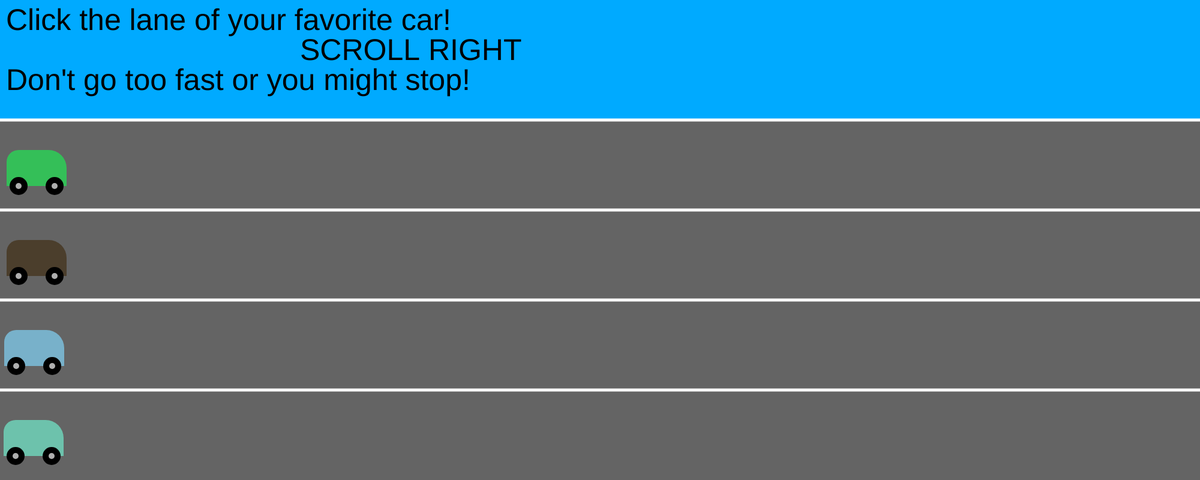
Frame 1 (no input)
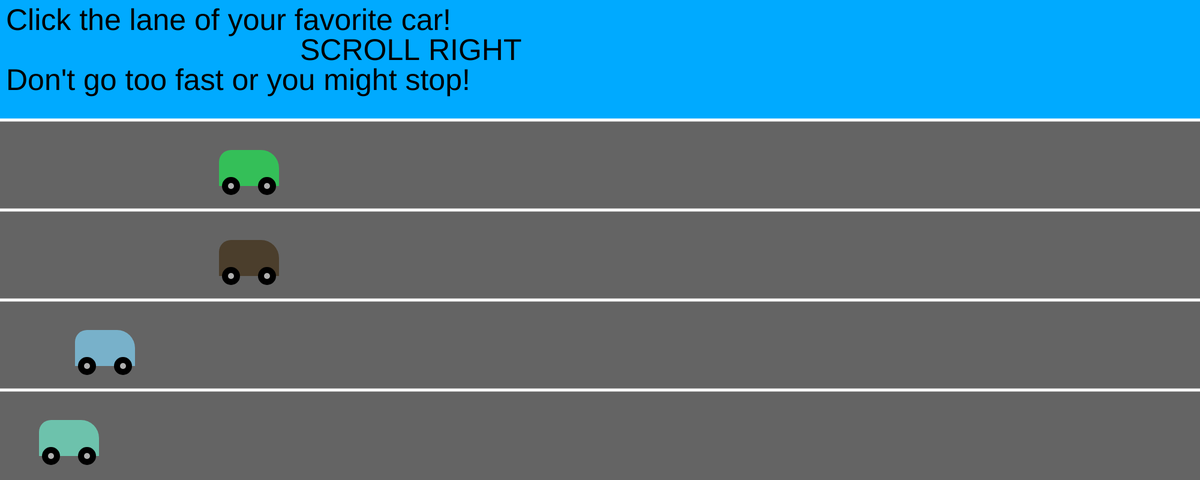
Frame 60 (no input)
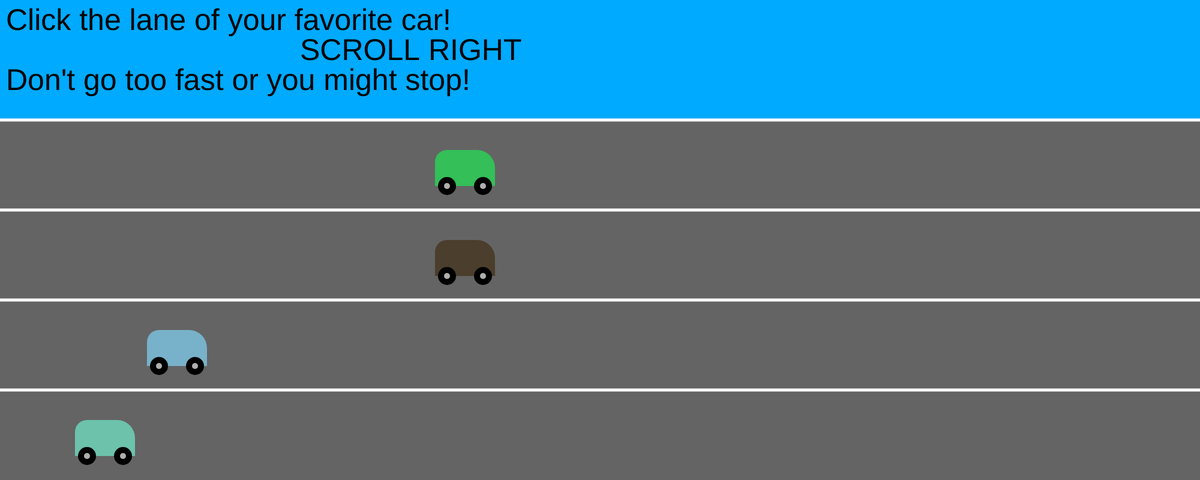
Frame 120 (the mouse pressed at the canvas centre since frame 60)

The p5.js sketch that drew these frames (run headless with seeded random() and noise() and a simulated clock; from frame 60 on, the mouse is pressed at the canvas centre):

// p5.js sketch
// ── sketch.js
var car, car2, car3, car4

function setup() {
  createCanvas(2000, 800)

  car = new Car (int(random(1, 8)),5, 250, 100, 60, 20, 100, 0, int(random(0, 255)), int(random(0, 255)), int(random(0, 255)));
  car2 = new Car (int(random(1, 8)),5, 400, 100, 60, 20, 100, 0, int(random(0, 255)), int(random(0, 255)), int(random(0, 255)));
  car3 = new Car (int(random(1, 8)),5, 550, 100, 60, 20, 100, 0, int(random(0, 255)), int(random(0, 255)), int(random(0, 255)));
  car4 = new Car (int(random(1, 8)),5, 700, 100, 60, 20, 100, 0, int(random(0, 255)), int(random(0, 255)), int(random(0, 255)));
}

function draw() {
  background(100);
  noStroke();
  fill (0,170, 255);
  rect (0,0, 2000, 200);
  fill(0);
  textSize(50);
  text("Click the lane of your favorite car!", 10, 50);
  text ("SCROLL RIGHT", 500, 100)
  text("Don't go too fast or you might stop!", 10, 150);
  stroke (255);
  strokeWeight(5);
  line (0,200, 2000, 200);
  line (0,350, 2000, 350);
  line (0,500, 2000, 500);
  line (0,650, 2000, 650);
  car.move();  
  car2.move();
  car3.move();
  car4.move();
  
  if (car.x + 90 > 2000){
    fill(0);
    rect (0,0, width, height);
    stroke(255);
    fill(255);
    textSize(350);
    text ("Car 1 Wins!", 50, 400);
  }
  if (car2.x + 90 > 2000){
    fill(0);
    rect (0,0, width, height);
    stroke(255);
    fill(255);
    textSize(350);
    text ("Car 2 Wins!", 50, 400);
  }
  if (car3.x + 90 > 2000){
    fill(0);
    rect (0,0, width, height);
    stroke(255);
    fill(255);
    textSize(350);
    text ("Car 3 Wins!", 50, 400);
  }
  if (car4.x + 90 > 2000){
    fill(0);
    rect (0,0, width, height);
    stroke(255);
    fill(255);
    textSize(350);
    text ("Car 4 Wins!", 50, 400);
  }
}

function Car(tempSpeed, x, y, sizeX, sizeY, curve1, curve2, curve3, r, g, b ) {

  this.speed = tempSpeed;
  this.x = x;
  this.y = y;
  this.sizeX = sizeX;
  this.sizeY = sizeY;
  this.curve1 = curve1;
  this.curve2 = curve2;
   this.curve3 = curve3;
  this.r = r;
  this.g = g;
  this.b = b;

this.move = function(){
  this.x += this.speed;
  noStroke();
  fill(this.r, this.g, this.b);
  rect (this.x, this.y, this.sizeX, this.sizeY, this.curve1, this.curve2, this.curve3);
  fill(0);
  circle (this.x+20, this.y +60, 30);
  fill(175);
  circle (this.x+20, this.y +60, 10);
  fill(0);
  circle (this.x+80, this.y +60, 30);
  fill(175);
  circle (this.x+80, this.y +60, 10);
}
}

function mouseReleased(){
  if ( mouseY > 200 && mouseY < 350){
    car.speed++;
    car2.speed= int(random(1, 8));
    car3.speed = int(random(1, 8));
    car4.speed = int(random(1, 8));
    if (car.speed > 8){
      car.speed = 0;
    }
  }
  if ( mouseY > 350 && mouseY < 500){
    car.speed = int(random(1, 8));
    car2.speed ++;
    car3.speed = int(random(1, 8));
    car4.speed = int(random(1, 8));
    if (car2.speed > 8){
      car2.speed = 0;
    }
  }
  if ( mouseY > 500 && mouseY < 650){
    car.speed = int(random(1, 8));
    car2.speed = int(random(1, 8));
    car3.speed++;
    car4.speed = int(random(1, 8));
    if (car3.speed > 8){
      car3.speed = 0;
    }
  }
  if ( mouseY > 500 && mouseY < 650){
    car.speed = int(random(1, 8));
    car2.speed = int(random(1, 8));
    car3.speed = int(random(1, 8));
    car4.speed++;
    if (car4.speed > 8){
      car4.speed = 0;
    }
  }
}
